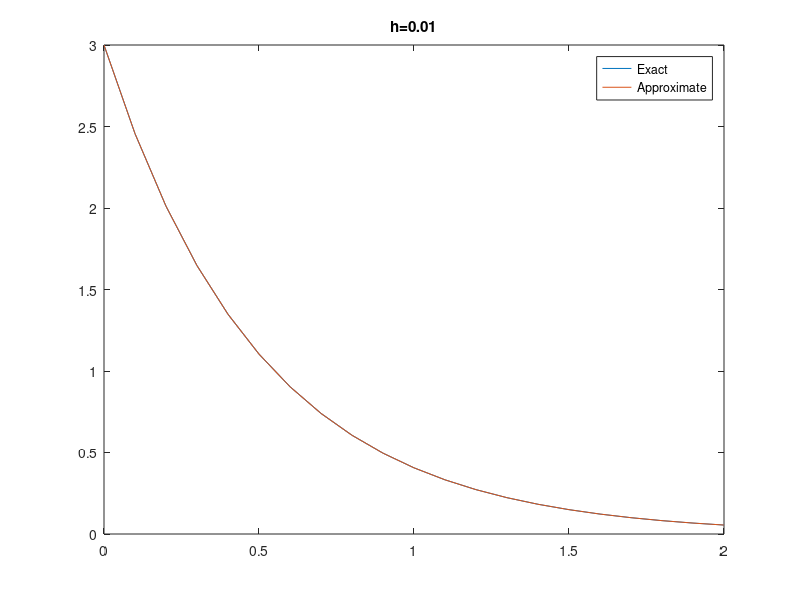

This chart was generated by the following MATLAB code:

% It calculates ODE using Runge-Kutta 4th order method
% we are solving ode dy/dt -2t, y(0) = 3 is initial condition. 

clc;                                               % Clears the screen
clear all;
y0 = 3;
h=0.1;                                             % step size
t = 0:h:2;                                         % Calculates upto y(3)
y = zeros(1,length(t)); 

y(1) = y0;                                          % initial condition
F_xy = @(t,y) -2*y ;                    % change the function as you desire

for i=1:(length(t)-1)                              % calculation loop
    k_1 = F_xy(t(i),y(i));
    k_2 = F_xy(t(i)+0.5*h,y(i)+0.5*h*k_1);
    k_3 = F_xy((t(i)+0.5*h),(y(i)+0.5*h*k_2));
    k_4 = F_xy((t(i)+h),(y(i)+k_3*h));

    y(i+1) = y(i) + (1/6)*(k_1+2*k_2+2*k_3+k_4)*h;  % main equation
end

yexact = 3*exp(-2*t) ; 

figure, 
plot(t,yexact,t,y);
legend('Exact','Approximate');
title('h=0.01')

error = norm(yexact - y); 